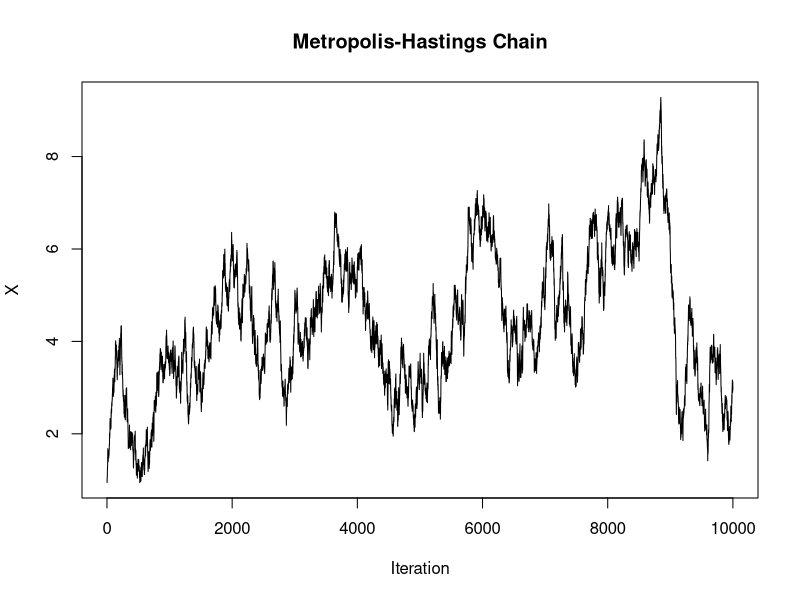
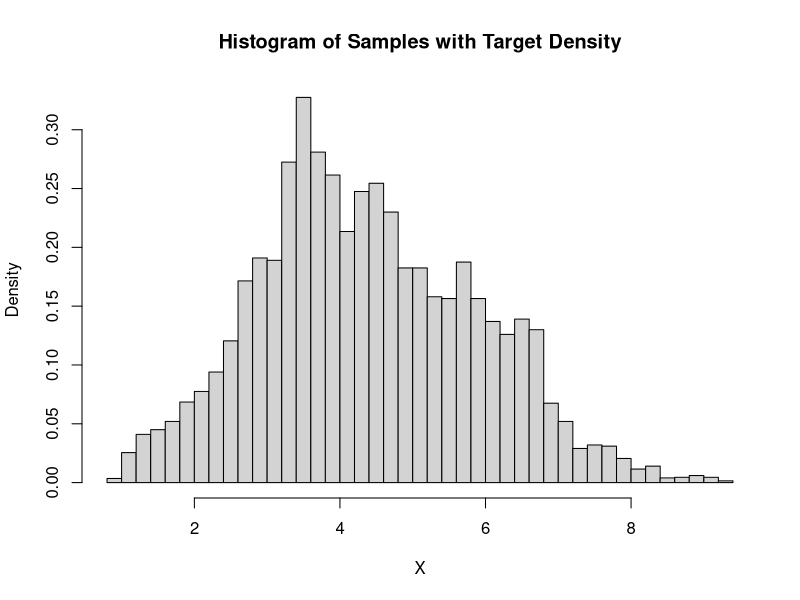
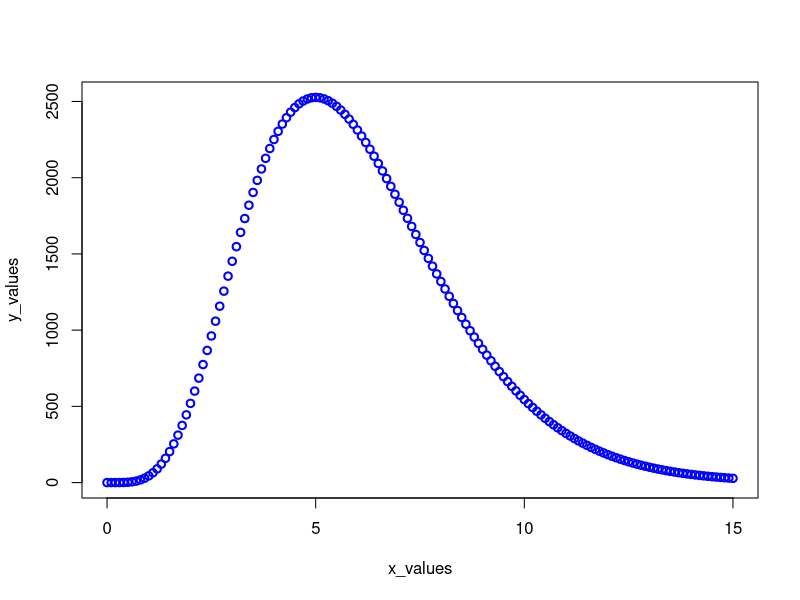
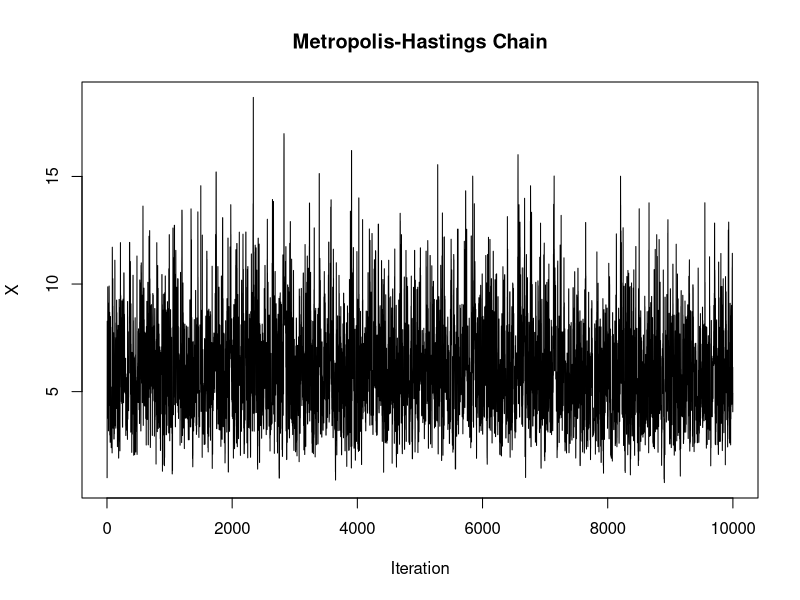
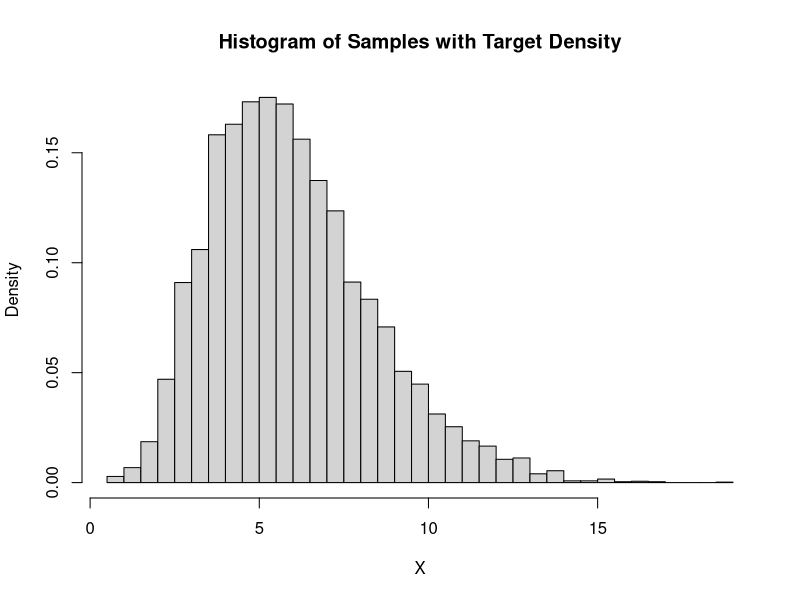
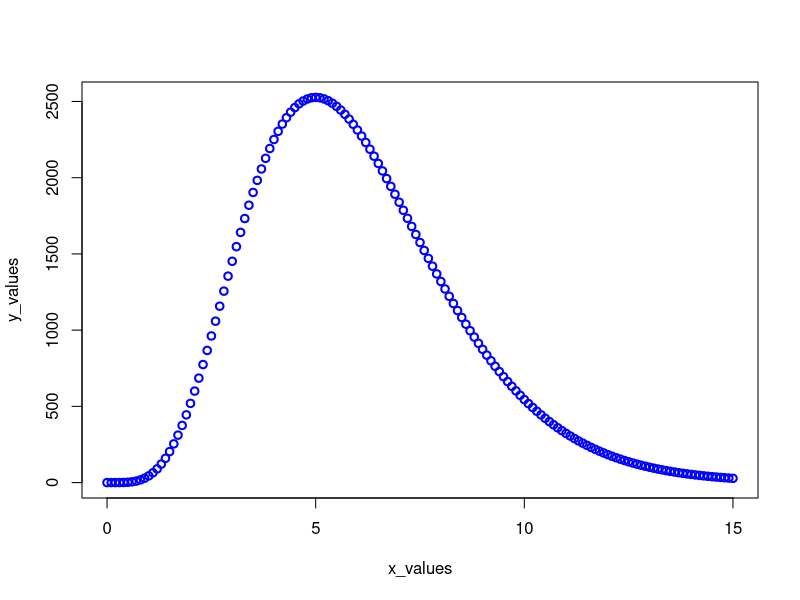
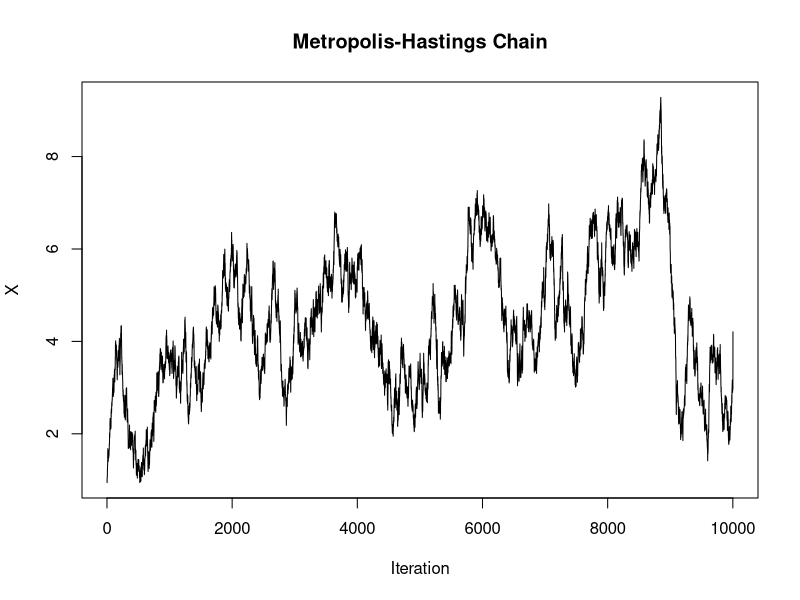
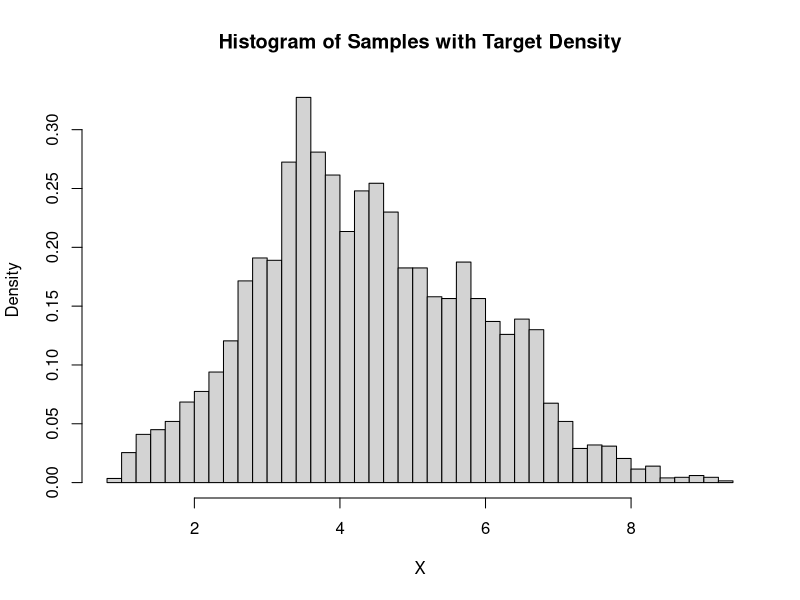

The R source for these figures, in order:
## ---- chunk 1
knitr::opts_chunk$set(echo = TRUE)
## ---- chunk 2
prop_dis <- function (xt) {
  return(rnorm(1, xt, 0.1))
}

f <- function(x)
{
  return(120 * x ^ 5 * exp(-x))
}


set.seed(123)
x      <- 1
chain  <- c(x)
acceptance_count <- 0

# generate first five values (change 5 to higher number for longer chain)
for (i in 1:10000)
{
  # generate first one sample from uniform distribution on circle with specific radius by rejection sampling:
  
  xcand <- prop_dis(x)        # candidate point
  # dnorm as the density of it
  R     <- f(xcand) * dnorm(x, mean = xcand, sd = 0.1) / 
    (f(x) * dnorm(xcand, mean = x, sd = 0.1))  # MH ratio
  
  ap    <- runif(1)
  if (ap < R) {
    x <- xcand
      acceptance_count <- acceptance_count + 1

  }
    
  chain <- rbind(chain, x)
}
head(chain,100)  # each row is one two-dimensional observation

plot(chain, type = "l", main = "Metropolis-Hastings Chain", xlab = "Iteration", ylab = "X")
# Plot histogram of the samples



## ---- chunk 3

# Plot the histogram of the samples
hist(chain, breaks = 50, main = "Histogram of Samples with Target Density", xlab = "X", probability = TRUE)

# Add the target density function
x_values <- seq(0, 15, by = 0.1)
y_values <- f(x_values)
plot(x_values, y_values, col = "blue", lwd = 2)


# Calculate acceptance rate
acceptance_rate <- acceptance_count / 10000
cat("Acceptance Rate:", acceptance_rate, "\n")

## ---- chunk 4

prop_dis2<- function (x,xt) {
  dchisq(x,df=floor(xt+1))
}

set.seed(123)
x      <- 1
chain2  <- c(x)
acceptance_count <- 0
for (i in 1:10000)
{
  # generate first one sample from uniform distribution on circle with specific radius by rejection sampling:
  
  xcand <- rchisq(1,floor(x+1))        # candidate point
  # dnorm as the density of it
  R     <- f(xcand) * prop_dis2(x,xcand)/ 
    (f(x) * prop_dis2(xcand,x))  # MH ratio
  
  ap    <- runif(1)
  if (ap < R) {
    x <- xcand
      acceptance_count <- acceptance_count + 1

  }
    chain2 <- rbind(chain2, x)

  }
head(chain2)  # each row is one two-dimensional observation

plot(chain2, type = "l", main = "Metropolis-Hastings Chain", xlab = "Iteration", ylab = "X")

# Plot the histogram of the samples
hist(chain2, breaks = 50, main = "Histogram of Samples with Target Density", xlab = "X", probability = TRUE)
plot(x_values, y_values, col = "blue", lwd = 2)
# Calculate acceptance rate
acceptance_rate <- acceptance_count / 10000
cat("Acceptance Rate:", acceptance_rate, "\n")
## ---- chunk 5
test_deviation = 5
prop_dis3 <- function (xt) {
  return(rnorm(1, xt, test_deviation))
}

f <- function(x)
{
  return(120 * x ^ 5 * exp(-x))
}


set.seed(123)
x      <- 1
chain3  <- c(x)
acceptance_count <- 0

# generate first five values (change 5 to higher number for longer chain)
for (i in 1:10000)
{
  # generate first one sample from uniform distribution on circle with specific radius by rejection sampling:
  
  xcand <- prop_dis3(x)        # candidate point
  # dnorm as the density of it
  R     <- f(xcand) * dnorm(x, mean = xcand, sd = test_deviation) / 
    (f(x) * dnorm(xcand, mean = x, sd = test_deviation))  # MH ratio
  
  ap    <- runif(1)
  if (ap < R) {
    x <- xcand
      acceptance_count <- acceptance_count + 1

  }
    
  chain3 <- rbind(chain, x)
}
head(chain3,10)  # each row is one two-dimensional observation

plot(chain3, type = "l", main = "Metropolis-Hastings Chain", xlab = "Iteration", ylab = "X")
# Plot histogram of the samples

# Plot the histogram of the samples
hist(chain3, breaks = 50, main = "Histogram of Samples with Target Density", xlab = "X", probability = TRUE)

# Add the target density function
x_values <- seq(0, 15, by = 0.1)
y_values <- f(x_values)
plot(x_values, y_values, col = "blue", lwd = 2)


# Calculate acceptance rate
acceptance_rate <- acceptance_count / 10000
cat("Acceptance Rate:", acceptance_rate, "\n")


## ---- chunk 6
estimate_expectation <- function(chain) {
  product <- chain * sapply(chain, f)
  
  E_X_estimate <- mean(product)
  return(E_X_estimate)
}
chian1_exp <- estimate_expectation(chain)
chian2_exp <- estimate_expectation(chain2)
chian3_exp <- estimate_expectation(chain3)

cat("E(X) for Chain 1: ", chian1_exp, "\n")
cat("E(X) for Chain 2: ", chian2_exp, "\n")
cat("E(X) for Chain 3: ", chian3_exp, "\n")
## ---- chunk 7
chian1_var <-var(chain)
chian2_var <- var(chain2)
chian3_var <- var(chain3)


# Compute alpha and beta for each chain
beta1 <- chian1_exp / chian1_var
alpha1 <- chian1_exp * beta1

beta2 <- chian2_exp / chian2_var
alpha2 <- chian2_exp * beta2

beta3 <- chian3_exp / chian3_var
alpha3 <- chian3_exp * beta3

# Print results
cat("Chain 1: alpha =", alpha1, ", beta =", beta1, "\n")
cat("Chain 2: alpha =", alpha2, ", beta =", beta2, "\n")
cat("Chain 3: alpha =", alpha3, ", beta =", beta3, "\n")
## ---- chunk 8
w  <- 1.999
xv <- seq(-1, 1, by=0.01) * 1/sqrt(1-w^2/4)  # a range of x1-values, where the term below the root is non-negative (compare Lecture 4)
plot(xv, xv, type="n", xlab=expression(x[1]), ylab=expression(x[2]), las=1)
# ellipse
lines(xv, -(w/2)*xv-sqrt(1-(1-w^2/4)*xv^2), lwd=2, col=8)
lines(xv, -(w/2)*xv+sqrt(1-(1-w^2/4)*xv^2), lwd=2, col=8)
